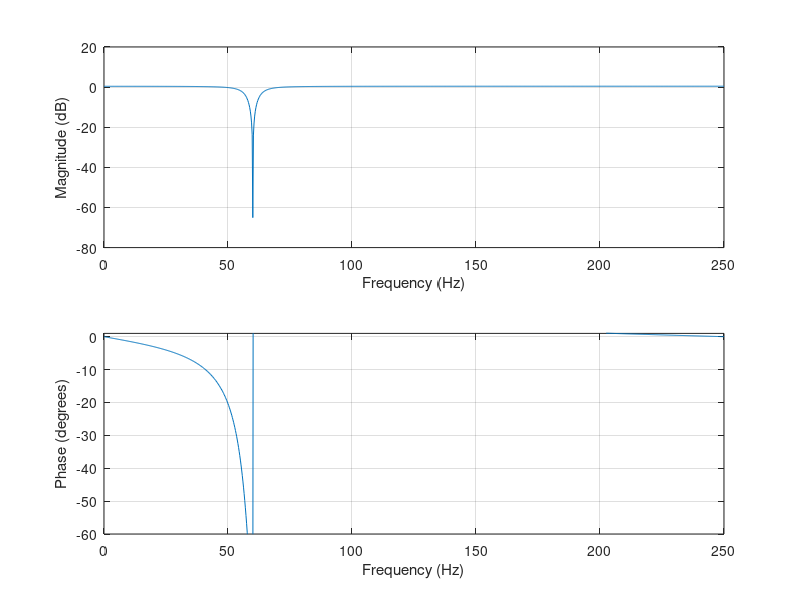

Source code (MATLAB): (Note: this script raises an error after producing the figure.)
% Application of filter to given ECG data
close all; clear all; clc;
fs = 500; %Sampling rate of ECG signal : 500Hz
freqz([1 -1.4579 1],[1 -1.3850 0.9025],1000,fs); %Notch filter
axis([0 fs/2 -60 1]);
figure(2);
load('ecg_noise.mat'); %load ecg_noise.mat;
x = ecg;
t = [0:length(x)-1]/500;
hz = 60;
x = x+500*cos(2*pi*hz*t);
y = filter([1 -1.4579 1],[1 -1.3850 0.9025],x);%Apply the Notch filter to the given ECG signal
%y = filter([1 -1.4579 1],[1 -1.3850 0.9025],x);
subplot(2,1,1); plot(x,'b'); grid;
ylabel('Original Samples');
title('ECG Data with noise');
subplot(2,1,2); plot(y,'m'); grid;
xlabel('Number of Samples'); ylabel('Filtered Samples');
title('Enhanced ECG signal.');
figure(3); 
%Detect the heart rate in Frequency domain.
N = length(x);
Axk = abs(fft(x.*hanning(N)'))/N;
Ayk = abs(fft(y.*hanning(N)'))/N;
f = [0:N/2]*fs/N;
Axk(2:N) = 2*Axk(2:N); Ayk(2:N)=2*Ayk(2:N);
subplot(2,1,1); plot(f,Axk(1:N/2+1),'b'); grid;
ylabel('Amplitude spectrum Ak');
title('ECG Data with noise in frequency domain');
subplot(2,1,2); plot(f,Ayk(1:N/2+1),'m'); grid;
ylabel('Amplitude spectrum Ak'); xlabel('Frequency (Hz)');
title('Enhanced ECG signal');


